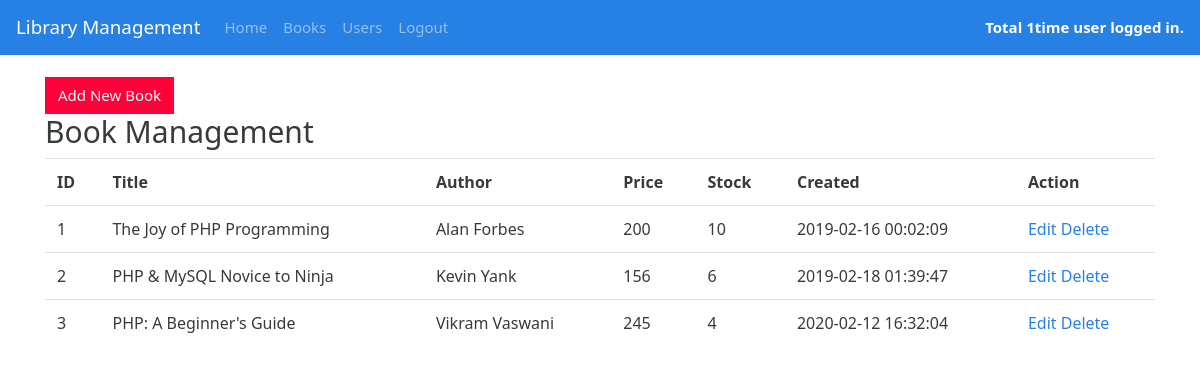
The page /books.php (signed in) on the database its author committed.
### tables this page shows
CREATE TABLE `books` (
  `id` int(11) NOT NULL,
  `title` varchar(50) NOT NULL,
  `author` varchar(50) NOT NULL,
  `price` int(11) NOT NULL,
  `stock` int(11) NOT NULL,
  `titleurl` text NOT NULL,
  `pendingstock` int(11) NOT NULL,
  `datetime` timestamp NULL DEFAULT CURRENT_TIMESTAMP ON UPDATE CURRENT_TIMESTAMP
);

### books.php (the view, shortened to what this page needs)
<?php
require "db/connect.php";
?>
<html>
<head>
	<link rel="stylesheet" href="css/bootstrap.min.css" />
</head>
<body>
	<?php include("nav.php"); ?>
	<div class="container">
		<br/>
		<a href="books_form.php" class="btn btn-danger"> Add New Book </a>
		<div class="row">
			<div class="col-lg-9">
				<h2>Book Management</h2>
			</div>
		</div>
		<table  class="table">
			<tr>
				<th>ID</th>
				<th>Title</th>
				<th>Author</th>
				<th>Price</th>
				<th>Stock</th>
				<th>Created</th>
				<th>Action</th>
			</tr>
			<?php
			if($result = $db->query("select * from books where price < 250 ")){
				if($result->num_rows){
					$count=1;
					while($row = $result->fetch_assoc()){
						?>
						<tr>
							<td><?php echo $count++; ?></td>
							<td><?php echo $row['title']?></td>
							<td><?php echo $row['author']?></td>
							<td><?php echo $row['price']; ?></td>
							<td><?php echo $row['stock']; ?></td>
							<td><?php echo $row['datetime']; ?></td>
							<td>
								<a href="">Edit</a>
								<a href="">Delete</a>
							</td>
						</tr>
						<?php
					}
				}
			}
			?>
		</table>
	</div>
</body>
</html>

### nav.php (shortened to what this page needs)
<nav class="navbar navbar-expand-lg navbar-dark bg-primary">
	<a class="navbar-brand" href="index.php">Library Management</a>
	<div class="collapse navbar-collapse" id="navbarColor01">
		<ul class="navbar-nav mr-auto">
			<li class="nav-item">
				<a class="nav-link" href="index.php">Home</a>
			</li>
			<li class="nav-item">
				<a class="nav-link" href="books.php">Books</a>
			</li>
			<li class="nav-item">
				<a class="nav-link" href="users.php">Users</a>
			</li>
			<li class="nav-item">
				<a class="nav-link" href="logout.php" >Logout</a>
			</li>
		</ul>
	</div>
	<span style="float:right;color:white"><b>Total <?php echo $_COOKIE['logincount'];?>time user logged in. </b></span>
</nav>

### rows shown on the page
books: title "The Joy of PHP Programming", author "Alan Forbes", price "200", stock "10", datetime "2019-02-16 00:02:09"
books: title "PHP & MySQL Novice to Ninja", author "Kevin Yank", price "156", stock "6", datetime "2019-02-18 01:39:47"
books: title "PHP: A Beginner's Guide", author "Vikram Vaswani", price "245", stock "4", datetime "2020-02-12 16:32:04"

### other values the page prints
$_COOKIE['logincount'] "1"
